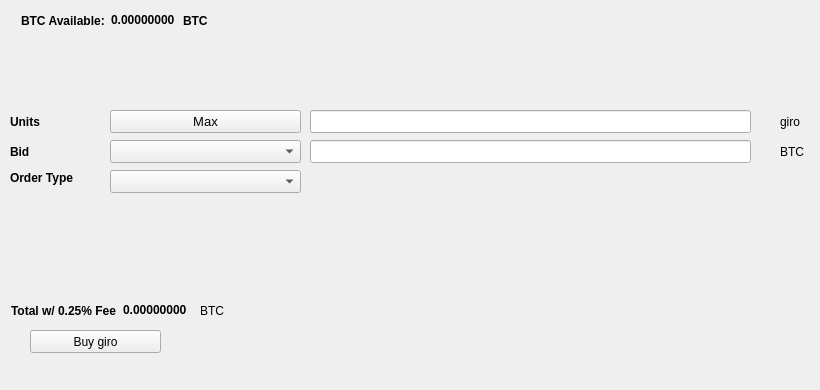
   <widget class="QWidget" name="BuyTab">
    <attribute name="title">
     <string>Buy</string>
    </attribute>
    <widget class="QPushButton" name="Buygiro">
     <property name="geometry">
      <rect>
       <x>30</x>
       <y>330</y>
       <width>131</width>
       <height>23</height>
      </rect>
     </property>
     <property name="text">
      <string>Buy giro</string>
     </property>
     <property name="icon">
      <iconset resource="../giro.qrc">
       <normaloff>:/icons/bitcoin</normaloff>:/icons/bitcoin</iconset>
     </property>
    </widget>
    <widget class="QLabel" name="label_3">
     <property name="geometry">
      <rect>
       <x>10</x>
       <y>110</y>
       <width>46</width>
       <height>23</height>
      </rect>
     </property>
     <property name="font">
      <font>
       <weight>75</weight>
       <bold>true</bold>
      </font>
     </property>
     <property name="text">
      <string>Units</string>
     </property>
    </widget>
    <widget class="QLineEdit" name="UnitsInput">
     <property name="geometry">
      <rect>
       <x>310</x>
       <y>110</y>
       <width>441</width>
       <height>23</height>
      </rect>
     </property>
     <property name="font">
      <font>
       <pointsize>9</pointsize>
       <weight>75</weight>
       <bold>true</bold>
      </font>
     </property>
    </widget>
    <widget class="QLineEdit" name="BuyBidPriceEdit">
     <property name="geometry">
      <rect>
       <x>310</x>
       <y>140</y>
       <width>441</width>
       <height>23</height>
      </rect>
     </property>
     <property name="font">
      <font>
       <pointsize>9</pointsize>
       <weight>75</weight>
       <bold>true</bold>
      </font>
     </property>
    </widget>
    <widget class="QLabel" name="label_4">
     <property name="geometry">
      <rect>
       <x>780</x>
       <y>110</y>
       <width>31</width>
       <height>23</height>
      </rect>
     </property>
     <property name="text">
      <string>giro</string>
     </property>
    </widget>
    <widget class="QLabel" name="label_5">
     <property name="geometry">
      <rect>
       <x>780</x>
       <y>140</y>
       <width>31</width>
       <height>23</height>
      </rect>
     </property>
     <property name="text">
      <string>BTC</string>
     </property>
    </widget>
    <widget class="QLabel" name="label_6">
     <property name="geometry">
      <rect>
       <x>10</x>
       <y>140</y>
       <width>46</width>
       <height>23</height>
      </rect>
     </property>
     <property name="font">
      <font>
       <weight>75</weight>
       <bold>true</bold>
      </font>
     </property>
     <property name="text">
      <string>Bid</string>
     </property>
    </widget>
    <widget class="QLabel" name="label_7">
     <property name="geometry">
      <rect>
       <x>10</x>
       <y>170</y>
       <width>91</width>
       <height>16</height>
      </rect>
     </property>
     <property name="font">
      <font>
       <weight>75</weight>
       <bold>true</bold>
      </font>
     </property>
     <property name="text">
      <string>Order Type</string>
     </property>
    </widget>
    <widget class="QPushButton" name="Buy_Max_Amount">
     <property name="geometry">
      <rect>
       <x>110</x>
       <y>110</y>
       <width>191</width>
       <height>23</height>
      </rect>
     </property>
     <property name="font">
      <font>
       <pointsize>10</pointsize>
      </font>
     </property>
     <property name="text">
      <string>Max</string>
     </property>
    </widget>
    <widget class="QComboBox" name="BuyBidcomboBox">
     <property name="geometry">
      <rect>
       <x>110</x>
       <y>140</y>
       <width>191</width>
       <height>23</height>
      </rect>
     </property>
     <property name="font">
      <font>
       <pointsize>10</pointsize>
      </font>
     </property>
    </widget>
    <widget class="QComboBox" name="buyOrdertypeCombo">
     <property name="geometry">
      <rect>
       <x>110</x>
       <y>170</y>
       <width>191</width>
       <height>23</height>
      </rect>
     </property>
     <property name="font">
      <font>
       <pointsize>10</pointsize>
      </font>
     </property>
    </widget>
    <widget class="QWidget" name="layoutWidget1">
     <property name="geometry">
      <rect>
       <x>21</x>
       <y>11</y>
       <width>227</width>
       <height>19</height>
      </rect>
     </property>
     <layout class="QHBoxLayout" name="horizontalLayout_3">
      <item>
       <widget class="QLabel" name="label232">
        <property name="font">
         <font>
          <weight>75</weight>
          <bold>true</bold>
         </font>
        </property>
        <property name="text">
         <string>BTC Available:</string>
        </property>
       </widget>
      </item>
      <item>
       <widget class="QLabel" name="BtcAvailableLbl">
        <property name="palette">
         <palette>
          <active>
           <colorrole role="WindowText">
            <brush brushstyle="SolidPattern">
             <color alpha="255">
              <red>0</red>
              <green>0</green>
              <blue>0</blue>
             </color>
            </brush>
           </colorrole>
           <colorrole role="Button">
            <brush brushstyle="SolidPattern">
             <color alpha="255">
              <red>0</red>
              <green>170</green>
              <blue>0</blue>
             </color>
            </brush>
           </colorrole>
           <colorrole role="Light">
            <brush brushstyle="SolidPattern">
             <color alpha="255">
              <red>0</red>
              <green>255</green>
              <blue>0</blue>
             </color>
            </brush>
           </colorrole>
           <colorrole role="Midlight">
            <brush brushstyle="SolidPattern">
             <color alpha="255">
              <red>0</red>
              <green>212</green>
              <blue>0</blue>
             </color>
            </brush>
           </colorrole>
           <colorrole role="Dark">
            <brush brushstyle="SolidPattern">
             <color alpha="255">
              <red>0</red>
              <green>85</green>
              <blue>0</blue>
             </color>
            </brush>
           </colorrole>
           <colorrole role="Mid">
            <brush brushstyle="SolidPattern">
             <color alpha="255">
              <red>0</red>
              <green>113</green>
              <blue>0</blue>
             </color>
            </brush>
           </colorrole>
           <colorrole role="Text">
            <brush brushstyle="SolidPattern">
             <color alpha="255">
              <red>0</red>
              <green>170</green>
              <blue>0</blue>
             </color>
            </brush>
           </colorrole>
           <colorrole role="BrightText">
            <brush brushstyle="SolidPattern">
             <color alpha="255">
              <red>255</red>
              <green>255</green>
              <blue>255</blue>
             </color>
            </brush>
           </colorrole>
           <colorrole role="ButtonText">
            <brush brushstyle="SolidPattern">
             <color alpha="255">
              <red>0</red>
              <green>0</green>
              <blue>0</blue>
             </color>
            </brush>
           </colorrole>
           <colorrole role="Base">
            <brush brushstyle="SolidPattern">
             <color alpha="255">
              <red>255</red>
              <green>255</green>
              <blue>255</blue>
             </color>
            </brush>
           </colorrole>
           <colorrole role="Window">
            <brush brushstyle="SolidPattern">
             <color alpha="255">
              <red>0</red>
              <green>170</green>
              <blue>0</blue>
             </color>
            </brush>
           </colorrole>
           <colorrole role="Shadow">
            <brush brushstyle="SolidPattern">
             <color alpha="255">
              <red>0</red>
              <green>0</green>
              <blue>0</blue>
             </color>
            </brush>
           </colorrole>
           <colorrole role="AlternateBase">
            <brush brushstyle="SolidPattern">
             <color alpha="255">
              <red>127</red>
              <green>212</green>
              <blue>127</blue>
             </color>
            </brush>
           </colorrole>
           <colorrole role="ToolTipBase">
            <brush brushstyle="SolidPattern">
             <color alpha="255">
              <red>255</red>
              <green>255</green>
              <blue>220</blue>
             </color>
            </brush>
           </colorrole>
           <colorrole role="ToolTipText">
            <brush brushstyle="SolidPattern">
             <color alpha="255">
              <red>0</red>
              <green>0</green>
              <blue>0</blue>
             </color>
            </brush>
           </colorrole>
          </active>
          <inactive>
           <colorrole role="WindowText">
            <brush brushstyle="SolidPattern">
             <color alpha="255">
              <red>0</red>
              <green>0</green>
              <blue>0</blue>
             </color>
            </brush>
           </colorrole>
           <colorrole role="Button">
            <brush brushstyle="SolidPattern">
             <color alpha="255">
              <red>0</red>
              <green>170</green>
              <blue>0</blue>
             </color>
            </brush>
           </colorrole>
           <colorrole role="Light">
            <brush brushstyle="SolidPattern">
             <color alpha="255">
              <red>0</red>
              <green>255</green>
              <blue>0</blue>
             </color>
            </brush>
           </colorrole>
           <colorrole role="Midlight">
            <brush brushstyle="SolidPattern">
             <color alpha="255">
              <red>0</red>
              <green>212</green>
              <blue>0</blue>
             </color>
            </brush>
           </colorrole>
           <colorrole role="Dark">
            <brush brushstyle="SolidPattern">
             <color alpha="255">
              <red>0</red>
              <green>85</green>
              <blue>0</blue>
             </color>
            </brush>
           </colorrole>
           <colorrole role="Mid">
            <brush brushstyle="SolidPattern">
             <color alpha="255">
              <red>0</red>
              <green>113</green>
              <blue>0</blue>
             </color>
            </brush>
           </colorrole>
           <colorrole role="Text">
            <brush brushstyle="SolidPattern">
             <color alpha="255">
              <red>0</red>
              <green>170</green>
              <blue>0</blue>
             </color>
            </brush>
           </colorrole>
           <colorrole role="BrightText">
            <brush brushstyle="SolidPattern">
             <color alpha="255">
              <red>255</red>
              <green>255</green>
              <blue>255</blue>
             </color>
            </brush>
           </colorrole>
           <colorrole role="ButtonText">
            <brush brushstyle="SolidPattern">
             <color alpha="255">
              <red>0</red>
              <green>0</green>
              <blue>0</blue>
             </color>
            </brush>
           </colorrole>
           <colorrole role="Base">
            <brush brushstyle="SolidPattern">
             <color alpha="255">
              <red>255</red>
              <green>255</green>
              <blue>255</blue>
             </color>
            </brush>
           </colorrole>
           <colorrole role="Window">
            <brush brushstyle="SolidPattern">
             <color alpha="255">
              <red>0</red>
              <green>170</green>
              <blue>0</blue>
             </color>
            </brush>
           </colorrole>
           <colorrole role="Shadow">
            <brush brushstyle="SolidPattern">
             <color alpha="255">
              <red>0</red>
              <green>0</green>
              <blue>0</blue>
             </color>
            </brush>
           </colorrole>
           <colorrole role="AlternateBase">
            <brush brushstyle="SolidPattern">
             <color alpha="255">
              <red>127</red>
              <green>212</green>
              <blue>127</blue>
             </color>
            </brush>
           </colorrole>
           <colorrole role="ToolTipBase">
            <brush brushstyle="SolidPattern">
             <color alpha="255">
              <red>255</red>
              <green>255</green>
              <blue>220</blue>
             </color>
            </brush>
           </colorrole>
           <colorrole role="ToolTipText">
            <brush brushstyle="SolidPattern">
             <color alpha="255">
              <red>0</red>
              <green>0</green>
              <blue>0</blue>
             </color>
            </brush>
           </colorrole>
          </inactive>
          <disabled>
           <colorrole role="WindowText">
            <brush brushstyle="SolidPattern">
             <color alpha="255">
              <red>0</red>
              <green>85</green>
              <blue>0</blue>
             </color>
            </brush>
           </colorrole>
           <colorrole role="Button">
            <brush brushstyle="SolidPattern">
             <color alpha="255">
              <red>0</red>
              <green>170</green>
              <blue>0</blue>
             </color>
            </brush>
           </colorrole>
           <colorrole role="Light">
            <brush brushstyle="SolidPattern">
             <color alpha="255">
              <red>0</red>
              <green>255</green>
              <blue>0</blue>
             </color>
            </brush>
           </colorrole>
           <colorrole role="Midlight">
            <brush brushstyle="SolidPattern">
             <color alpha="255">
              <red>0</red>
              <green>212</green>
              <blue>0</blue>
             </color>
            </brush>
           </colorrole>
           <colorrole role="Dark">
            <brush brushstyle="SolidPattern">
             <color alpha="255">
              <red>0</red>
              <green>85</green>
              <blue>0</blue>
             </color>
            </brush>
           </colorrole>
           <colorrole role="Mid">
            <brush brushstyle="SolidPattern">
             <color alpha="255">
              <red>0</red>
              <green>113</green>
              <blue>0</blue>
             </color>
            </brush>
           </colorrole>
           <colorrole role="Text">
            <brush brushstyle="SolidPattern">
             <color alpha="255">
              <red>0</red>
              <green>85</green>
              <blue>0</blue>
             </color>
            </brush>
           </colorrole>
           <colorrole role="BrightText">
            <brush brushstyle="SolidPattern">
             <color alpha="255">
              <red>255</red>
              <green>255</green>
              <blue>255</blue>
             </color>
            </brush>
           </colorrole>
           <colorrole role="ButtonText">
            <brush brushstyle="SolidPattern">
             <color alpha="255">
              <red>0</red>
              <green>85</green>
              <blue>0</blue>
             </color>
            </brush>
           </colorrole>
           <colorrole role="Base">
            <brush brushstyle="SolidPattern">
             <color alpha="255">
              <red>0</red>
              <green>170</green>
              <blue>0</blue>
             </color>
            </brush>
           </colorrole>
           <colorrole role="Window">
            <brush brushstyle="SolidPattern">
             <color alpha="255">
              <red>0</red>
              <green>170</green>
              <blue>0</blue>
             </color>
            </brush>
           </colorrole>
           <colorrole role="Shadow">
            <brush brushstyle="SolidPattern">
             <color alpha="255">
              <red>0</red>
              <green>0</green>
              <blue>0</blue>
             </color>
            </brush>
           </colorrole>
           <colorrole role="AlternateBase">
            <brush brushstyle="SolidPattern">
             <color alpha="255">
              <red>0</red>
              <green>170</green>
              <blue>0</blue>
             </color>
            </brush>
           </colorrole>
           <colorrole role="ToolTipBase">
            <brush brushstyle="SolidPattern">
             <color alpha="255">
              <red>255</red>
              <green>255</green>
              <blue>220</blue>
             </color>
            </brush>
           </colorrole>
           <colorrole role="ToolTipText">
            <brush brushstyle="SolidPattern">
             <color alpha="255">
              <red>0</red>
              <green>0</green>
              <blue>0</blue>
             </color>
            </brush>
           </colorrole>
          </disabled>
         </palette>
        </property>
        <property name="font">
         <font>
          <weight>75</weight>
          <bold>true</bold>
         </font>
        </property>
        <property name="text">
         <string>0.00000000</string>
        </property>
        <property name="textInteractionFlags">
         <set>Qt::LinksAccessibleByMouse|Qt::TextSelectableByKeyboard|Qt::TextSelectableByMouse</set>
        </property>
       </widget>
      </item>
      <item>
       <widget class="QLabel" name="BtcAvailableLbl_2">
        <property name="font">
         <font>
          <weight>75</weight>
          <bold>true</bold>
         </font>
        </property>
        <property name="text">
         <string>BTC</string>
        </property>
       </widget>
      </item>
     </layout>
    </widget>
    <widget class="QWidget" name="layoutWidge2">
     <property name="geometry">
      <rect>
       <x>11</x>
       <y>301</y>
       <width>259</width>
       <height>19</height>
      </rect>
     </property>
     <layout class="QHBoxLayout" name="horizontalLayout_4">
      <item>
       <widget class="QLabel" name="label_9">
        <property name="font">
         <font>
          <weight>75</weight>
          <bold>true</bold>
         </font>
        </property>
        <property name="text">
         <string>Total w/ 0.25% Fee</string>
        </property>
       </widget>
      </item>
      <item>
       <widget class="QLabel" name="BuyCostLabel">
        <property name="palette">
         <palette>
          <active>
           <colorrole role="WindowText">
            <brush brushstyle="SolidPattern">
             <color alpha="255">
              <red>0</red>
              <green>0</green>
              <blue>0</blue>
             </color>
            </brush>
           </colorrole>
           <colorrole role="Button">
            <brush brushstyle="SolidPattern">
             <color alpha="255">
              <red>0</red>
              <green>170</green>
              <blue>0</blue>
             </color>
            </brush>
           </colorrole>
           <colorrole role="Light">
            <brush brushstyle="SolidPattern">
             <color alpha="255">
              <red>0</red>
              <green>255</green>
              <blue>0</blue>
             </color>
            </brush>
           </colorrole>
           <colorrole role="Midlight">
            <brush brushstyle="SolidPattern">
             <color alpha="255">
              <red>0</red>
              <green>212</green>
              <blue>0</blue>
             </color>
            </brush>
           </colorrole>
           <colorrole role="Dark">
            <brush brushstyle="SolidPattern">
             <color alpha="255">
              <red>0</red>
              <green>85</green>
              <blue>0</blue>
             </color>
            </brush>
           </colorrole>
           <colorrole role="Mid">
            <brush brushstyle="SolidPattern">
             <color alpha="255">
              <red>0</red>
              <green>113</green>
              <blue>0</blue>
             </color>
            </brush>
           </colorrole>
           <colorrole role="Text">
            <brush brushstyle="SolidPattern">
             <color alpha="255">
              <red>0</red>
              <green>170</green>
              <blue>0</blue>
             </color>
            </brush>
           </colorrole>
           <colorrole role="BrightText">
            <brush brushstyle="SolidPattern">
             <color alpha="255">
              <red>255</red>
              <green>255</green>
              <blue>255</blue>
             </color>
            </brush>
           </colorrole>
           <colorrole role="ButtonText">
            <brush brushstyle="SolidPattern">
             <color alpha="255">
              <red>0</red>
              <green>0</green>
              <blue>0</blue>
             </color>
            </brush>
           </colorrole>
           <colorrole role="Base">
            <brush brushstyle="SolidPattern">
             <color alpha="255">
              <red>255</red>
              <green>255</green>
              <blue>255</blue>
             </color>
            </brush>
           </colorrole>
           <colorrole role="Window">
            <brush brushstyle="SolidPattern">
             <color alpha="255">
              <red>0</red>
              <green>170</green>
              <blue>0</blue>
             </color>
            </brush>
           </colorrole>
           <colorrole role="Shadow">
            <brush brushstyle="SolidPattern">
             <color alpha="255">
              <red>0</red>
              <green>0</green>
              <blue>0</blue>
             </color>
            </brush>
           </colorrole>
           <colorrole role="AlternateBase">
            <brush brushstyle="SolidPattern">
             <color alpha="255">
              <red>127</red>
              <green>212</green>
              <blue>127</blue>
             </color>
            </brush>
           </colorrole>
           <colorrole role="ToolTipBase">
            <brush brushstyle="SolidPattern">
             <color alpha="255">
              <red>255</red>
              <green>255</green>
              <blue>220</blue>
             </color>
            </brush>
           </colorrole>
           <colorrole role="ToolTipText">
            <brush brushstyle="SolidPattern">
             <color alpha="255">
              <red>0</red>
              <green>0</green>
              <blue>0</blue>
             </color>
            </brush>
           </colorrole>
          </active>
          <inactive>
           <colorrole role="WindowText">
            <brush brushstyle="SolidPattern">
             <color alpha="255">
              <red>0</red>
              <green>0</green>
              <blue>0</blue>
             </color>
            </brush>
           </colorrole>
           <colorrole role="Button">
            <brush brushstyle="SolidPattern">
             <color alpha="255">
              <red>0</red>
              <green>170</green>
              <blue>0</blue>
             </color>
            </brush>
           </colorrole>
           <colorrole role="Light">
            <brush brushstyle="SolidPattern">
             <color alpha="255">
              <red>0</red>
              <green>255</green>
              <blue>0</blue>
             </color>
            </brush>
           </colorrole>
           <colorrole role="Midlight">
            <brush brushstyle="SolidPattern">
             <color alpha="255">
              <red>0</red>
              <green>212</green>
              <blue>0</blue>
             </color>
            </brush>
           </colorrole>
           <colorrole role="Dark">
            <brush brushstyle="SolidPattern">
             <color alpha="255">
              <red>0</red>
              <green>85</green>
              <blue>0</blue>
             </color>
            </brush>
           </colorrole>
           <colorrole role="Mid">
            <brush brushstyle="SolidPattern">
             <color alpha="255">
              <red>0</red>
              <green>113</green>
              <blue>0</blue>
             </color>
            </brush>
           </colorrole>
           <colorrole role="Text">
            <brush brushstyle="SolidPattern">
             <color alpha="255">
              <red>0</red>
              <green>170</green>
              <blue>0</blue>
             </color>
            </brush>
           </colorrole>
           <colorrole role="BrightText">
            <brush brushstyle="SolidPattern">
             <color alpha="255">
              <red>255</red>
              <green>255</green>
              <blue>255</blue>
             </color>
            </brush>
           </colorrole>
           <colorrole role="ButtonText">
            <brush brushstyle="SolidPattern">
             <color alpha="255">
              <red>0</red>
              <green>0</green>
              <blue>0</blue>
             </color>
            </brush>
           </colorrole>
           <colorrole role="Base">
            <brush brushstyle="SolidPattern">
             <color alpha="255">
              <red>255</red>
              <green>255</green>
              <blue>255</blue>
             </color>
            </brush>
           </colorrole>
           <colorrole role="Window">
            <brush brushstyle="SolidPattern">
             <color alpha="255">
              <red>0</red>
              <green>170</green>
              <blue>0</blue>
             </color>
            </brush>
           </colorrole>
           <colorrole role="Shadow">
            <brush brushstyle="SolidPattern">
             <color alpha="255">
              <red>0</red>
              <green>0</green>
              <blue>0</blue>
             </color>
            </brush>
           </colorrole>
           <colorrole role="AlternateBase">
            <brush brushstyle="SolidPattern">
             <color alpha="255">
              <red>127</red>
              <green>212</green>
              <blue>127</blue>
             </color>
            </brush>
           </colorrole>
           <colorrole role="ToolTipBase">
            <brush brushstyle="SolidPattern">
             <color alpha="255">
              <red>255</red>
              <green>255</green>
              <blue>220</blue>
             </color>
            </brush>
           </colorrole>
           <colorrole role="ToolTipText">
            <brush brushstyle="SolidPattern">
             <color alpha="255">
              <red>0</red>
              <green>0</green>
              <blue>0</blue>
             </color>
            </brush>
           </colorrole>
          </inactive>
          <disabled>
           <colorrole role="WindowText">
            <brush brushstyle="SolidPattern">
             <color alpha="255">
              <red>0</red>
              <green>85</green>
              <blue>0</blue>
             </color>
            </brush>
           </colorrole>
           <colorrole role="Button">
            <brush brushstyle="SolidPattern">
             <color alpha="255">
              <red>0</red>
              <green>170</green>
              <blue>0</blue>
             </color>
            </brush>
           </colorrole>
           <colorrole role="Light">
            <brush brushstyle="SolidPattern">
             <color alpha="255">
              <red>0</red>
              <green>255</green>
              <blue>0</blue>
             </color>
            </brush>
           </colorrole>
           <colorrole role="Midlight">
            <brush brushstyle="SolidPattern">
             <color alpha="255">
              <red>0</red>
              <green>212</green>
              <blue>0</blue>
             </color>
            </brush>
           </colorrole>
           <colorrole role="Dark">
            <brush brushstyle="SolidPattern">
             <color alpha="255">
              <red>0</red>
              <green>85</green>
              <blue>0</blue>
             </color>
            </brush>
           </colorrole>
           <colorrole role="Mid">
            <brush brushstyle="SolidPattern">
             <color alpha="255">
              <red>0</red>
              <green>113</green>
              <blue>0</blue>
             </color>
            </brush>
           </colorrole>
           <colorrole role="Text">
            <brush brushstyle="SolidPattern">
             <color alpha="255">
              <red>0</red>
              <green>85</green>
              <blue>0</blue>
             </color>
            </brush>
           </colorrole>
           <colorrole role="BrightText">
            <brush brushstyle="SolidPattern">
             <color alpha="255">
              <red>255</red>
              <green>255</green>
              <blue>255</blue>
             </color>
            </brush>
           </colorrole>
           <colorrole role="ButtonText">
            <brush brushstyle="SolidPattern">
             <color alpha="255">
              <red>0</red>
              <green>85</green>
              <blue>0</blue>
             </color>
            </brush>
           </colorrole>
           <colorrole role="Base">
            <brush brushstyle="SolidPattern">
             <color alpha="255">
              <red>0</red>
              <green>170</green>
              <blue>0</blue>
             </color>
            </brush>
           </colorrole>
           <colorrole role="Window">
            <brush brushstyle="SolidPattern">
             <color alpha="255">
              <red>0</red>
              <green>170</green>
              <blue>0</blue>
             </color>
            </brush>
           </colorrole>
           <colorrole role="Shadow">
            <brush brushstyle="SolidPattern">
             <color alpha="255">
              <red>0</red>
              <green>0</green>
              <blue>0</blue>
             </color>
            </brush>
           </colorrole>
           <colorrole role="AlternateBase">
            <brush brushstyle="SolidPattern">
             <color alpha="255">
              <red>0</red>
              <green>170</green>
              <blue>0</blue>
             </color>
            </brush>
           </colorrole>
           <colorrole role="ToolTipBase">
            <brush brushstyle="SolidPattern">
             <color alpha="255">
              <red>255</red>
              <green>255</green>
              <blue>220</blue>
             </color>
            </brush>
           </colorrole>
           <colorrole role="ToolTipText">
            <brush brushstyle="SolidPattern">
             <color alpha="255">
              <red>0</red>
              <green>0</green>
              <blue>0</blue>
             </color>
            </brush>
           </colorrole>
          </disabled>
         </palette>
        </property>
        <property name="font">
         <font>
          <weight>75</weight>
          <bold>true</bold>
         </font>
        </property>
        <property name="autoFillBackground">
         <bool>false</bool>
        </property>
        <property name="text">
         <string>0.00000000</string>
        </property>
        <property name="textInteractionFlags">
         <set>Qt::LinksAccessibleByMouse|Qt::TextSelectableByMouse</set>
        </property>
       </widget>
      </item>
      <item>
       <widget class="QLabel" name="label_10">
        <property name="font">
         <font>
          <weight>50</weight>
          <bold>false</bold>
         </font>
        </property>
        <property name="text">
         <string>BTC</string>
        </property>
       </widget>
      </item>
     </layout>
    </widget>
    <widget class="QLabel" name="label_24">
     <property name="geometry">
      <rect>
       <x>460</x>
       <y>300</y>
       <width>281</width>
       <height>81</height>
      </rect>
     </property>
     <property name="text">
      <string/>
     </property>
     <property name="pixmap">
      <pixmap>:/images/bittrex</pixmap>
     </property>
    </widget>
   </widget>
